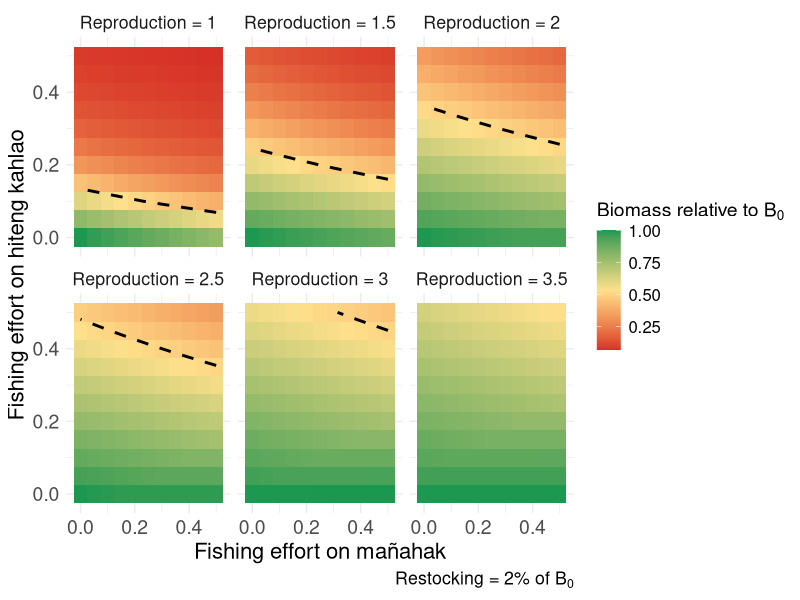

This figure's R source:
library(tidyverse)
library(viridis)

# Parameters
burn_in_time <- 100  # Define burn-in period of 100 timesteps
time_steps <- 500 

# Parameters
juvenile_survival_rate <- 1 - ((0.429 * 2) / 2)
subadult_survival_rate <- 1 - ((0.429 * 1.5) / 2)
adult_survival_rate <- 1 - (0.429 / 2)

juvenile_to_subadult_rate <- 1
subadult_to_adult_rate <- 0.5

#reproduction_rate <- 2
#reproduction_rate_2 <- 1.5

carrying_capacity <- 68
time_steps <- 500

# Parameter ranges
fishing_effort_values <- seq(0, 0.5, by = 0.05)

# Define the range of restocking mortality rates
restocking_mortality_rate <- 0.2
reproduction_rates <- seq(1, 3.5, by = 0.5)
#reproduction_rates_2 <- reproduction_rates * 0.75

#restocking scenario
restocked_juveniles = 1

#Current fishing for burn in
F_current_instantaneous <- 0.09
F_current_discrete <- (1 - exp(-F_current_instantaneous))/2
F_current_discrete_juv <- 0.01




# Update run_simulation to include restocking mortality
run_simulation <- function(F_adults, F_juveniles, restocked_juveniles, reproduction_rate, 
                           burn_in_time = 100) {
  juvenile_population <- 10
  subadult_population <- 10
  adult_population <- 10
  
  # Store population over time
  population_over_time <- numeric(time_steps)
  
  for (t in 1:time_steps) {
    if (t <= burn_in_time) {
      # Burn-in period with burn in fishing and no restocking
      F_adults_current <- F_current_discrete
      F_juveniles_current <- F_current_discrete_juv
      restocking <- 0
    } else {
      # Post burn-in period with specified fishing and restocking
      F_adults_current <- F_adults
      F_juveniles_current <- F_juveniles
      restocking <- restocked_juveniles * (1 - restocking_mortality_rate)
    }
    
    if (t %% 2 == 0) {
      current_reproduction_rate <- reproduction_rate
    } else {
      current_reproduction_rate <- reproduction_rate * 0.75
    }
    
    total_population <- juvenile_population + subadult_population + adult_population
    new_juveniles <- adult_population * current_reproduction_rate * (1 - total_population / carrying_capacity)
    surviving_juveniles <- juvenile_population * juvenile_survival_rate * (1 - F_juveniles_current)
    new_subadults <- juvenile_population * juvenile_to_subadult_rate
    surviving_subadults <- subadult_population * subadult_survival_rate
    new_adults <- subadult_population * subadult_to_adult_rate
    surviving_adults <- adult_population * adult_survival_rate * (1 - F_adults_current)
    
    if (t %% 2 == 0) {
      subadult_population <- max(0, new_subadults + surviving_subadults - new_adults + restocking)
    } else {
      subadult_population <- max(0, new_subadults + surviving_subadults - new_adults)
    }
    
    juvenile_population <- max(0, new_juveniles + surviving_juveniles - new_subadults)
    adult_population <- max(0, new_adults + surviving_adults)
    
    # Store total population at each timestep
    population_over_time[t] <- juvenile_population + subadult_population + adult_population
  }
  
  # Return the average of the last 20 timesteps
  avg_population_last_20 <- mean(population_over_time[(time_steps - 19):time_steps])
  
  return(avg_population_last_20)
}

# Sensitivity analysis loop
all_results <- data.frame()

for (reproduction_rate in reproduction_rates) {
  # Create a dataframe to store results for this restocking mortality rate
  sensitivity_results <- expand.grid(
    F_adults = fishing_effort_values,
    F_juveniles = fishing_effort_values
  ) %>%
    mutate(
      Avg_Total_Population = 0
    )
  
  # Reference population with zero fishing effort
  reference_population <- run_simulation(
    F_adults = 0,
    F_juveniles = 0,
    restocked_juveniles = 1,
    reproduction_rate = reproduction_rate,
    burn_in_time = 100
  )
  
  # Sensitivity analysis loop
  for (i in seq_len(nrow(sensitivity_results))) {
    sensitivity_results$Avg_Total_Population[i] <- run_simulation(
      F_adults = sensitivity_results$F_adults[i],
      F_juveniles = sensitivity_results$F_juveniles[i],
      restocked_juveniles = 1,
      reproduction_rate = reproduction_rate,
      burn_in_time = 100
    )
  }
  
  # Normalize by the reference population
  sensitivity_results <- sensitivity_results %>%
    mutate(
      Relative_Population = Avg_Total_Population / reference_population,
      Reproduction_Rate = reproduction_rate
    )
  
  # Combine results for all restocking mortality rates
  all_results <- bind_rows(all_results, sensitivity_results)
}

# Custom labeller function for restocking mortality
reproduction_labeller <- function(values) {
  paste("Reproduction =", values)
}

restocked_juveniles / reference_population

# Update the code to use this custom labeller
ggplot(all_results, aes(x = F_juveniles, y = F_adults, fill = Relative_Population)) +
  geom_tile() +
  geom_contour(
    aes(z = Relative_Population), 
    breaks = 0.5, 
    color = "black", 
    linetype = "dashed", 
    linewidth = 1
  ) +
  facet_wrap(
    ~Reproduction_Rate, 
    labeller = labeller(Reproduction_Rate = function(values) reproduction_labeller(values))
  ) +
  scale_fill_gradientn(
    colors = c("#d73027", "#fee08b", "#1a9850"), # Color-blind friendly palette
    name = bquote("Biomass relative to"~B[0]),
  ) +
  labs(
    x = "Fishing effort on mañahak",
    y = "Fishing effort on hiteng kahlao",
    caption = bquote("Restocking = 2% of"~B[0]),
  ) +
  theme_minimal() +
  theme(
    text = element_text(size = 16),
    plot.title = element_text(size = 16),
    axis.title = element_text(size = 16),
    axis.text = element_text(size = 14),
    legend.title = element_text(size = 14),
    legend.text = element_text(size = 12)
  )








